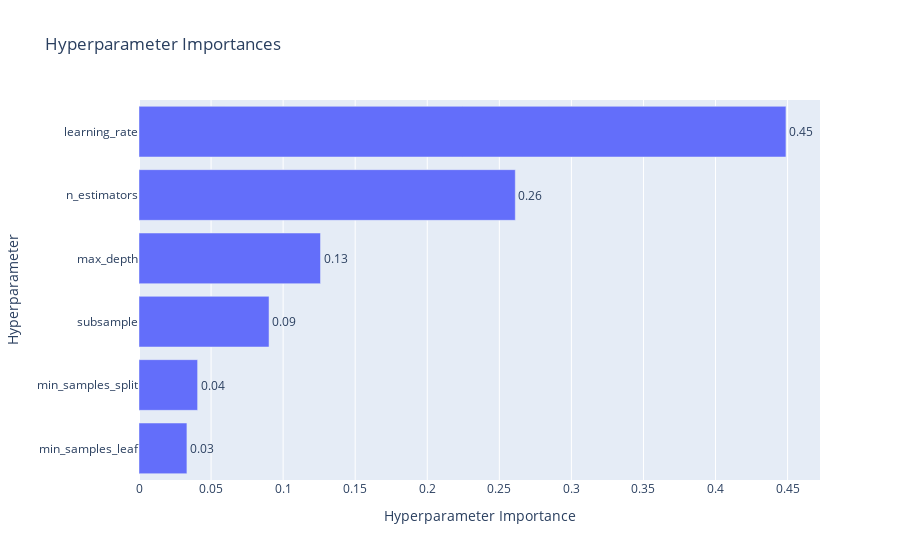

Notebook source saved alongside this figure:
### Code cell
optuna.visualization.plot_param_importances(study)

### Figure 1 — Plotly figure (JSON) as saved in the notebook; plotly's stock layout.template omitted (floating-point values rounded to 4 significant figures)
{"data": [{"cliponaxis": false, "hovertemplate": ["min_samples_leaf (IntDistribution): 0.033244657329745145<extra></extra>", "min_samples_split (IntDistribution): 0.04066137240418704<extra></extra>", "subsample (FloatDistribution): 0.09022344099801556<extra></extra>", "max_depth (IntDistribution): 0.12593289963903045<extra></extra>", "n_estimators (IntDistribution): 0.26107848738972167<extra></extra>", "learning_rate (FloatDistribution): 0.4488591422393001<extra></extra>"], "name": "Objective Value", "orientation": "h", "text": ["0.03", "0.04", "0.09", "0.13", "0.26", "0.45"], "textposition": "outside", "type": "bar", "x": [0.03324, 0.04066, 0.09022, 0.1259, 0.2611, 0.4489], "y": ["min_samples_leaf", "min_samples_split", "subsample", "max_depth", "n_estimators", "learning_rate"]}], "layout": {"title": {"text": "Hyperparameter Importances"}, "xaxis": {"title": {"text": "Hyperparameter Importance"}}, "yaxis": {"title": {"text": "Hyperparameter"}}}}
